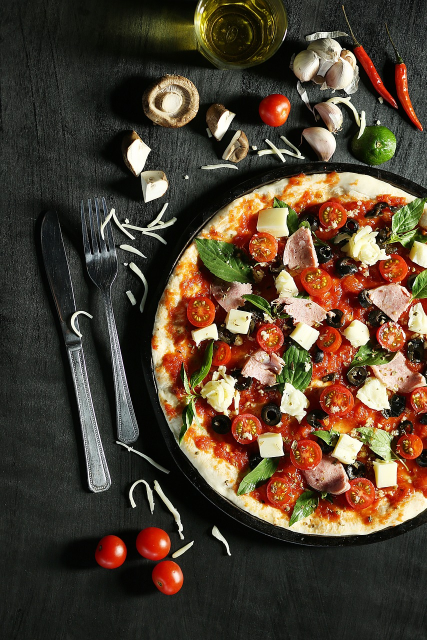
#> input picture image/pizza-2589569_1280.jpg, 853 x 1280 px (shown at 1/2 size); its folder holds 2 pictures in this run
$ python nocrop.py   (older library calls are emulated)
#> lines starting #> are read from the running program, lines starting #| are printed output that depends on the picture
import os
from PIL import Image
from tqdm import tqdm

def convert_images_in_folder(input_folder, output_folder, size):

    # Untuk membaca output folder, dibuat dulu ya folder outputnya masing-masing
    if not os.path.exists(output_folder):
        os.makedirs(output_folder)

    # Untuk membaca file gambar, pastikan file gambar sesuai format yang dimasukkan
    image_files = [filename for filename in os.listdir(input_folder) if filename.endswith(('.png', '.jpg', '.jpeg', '.gif'))]

    # Buat loading bar, biar keren ada animasinya
    progress_bar = tqdm(image_files, desc="Processing Images", unit="image")

    # Loop agar semua gambar dalam folder image agar setiap gambar di dalam folder menjadi gambar yang lebih rapi dan simetris
    for filename in progress_bar:
        input_path = os.path.join(input_folder, filename)
        output_path = os.path.join(output_folder, filename)

        # Panggil fungsi konversi untuk setiap gambar di folder
        convert_to_square(input_path, output_path, size)
#> in convert_to_square, original_image is the input picture: PIL image 853x1280 RGB; mean R, G, B 80.9, 65.6, 49.3
#> in convert_to_square, `new_image = Image.new("RGB", (size, size), "white")`: new_image: PIL image 1125x1125 RGB; every value is 255
#> in convert_to_square, `new_image.paste(original_image.resize((new_width, new_height), Image.A..`:
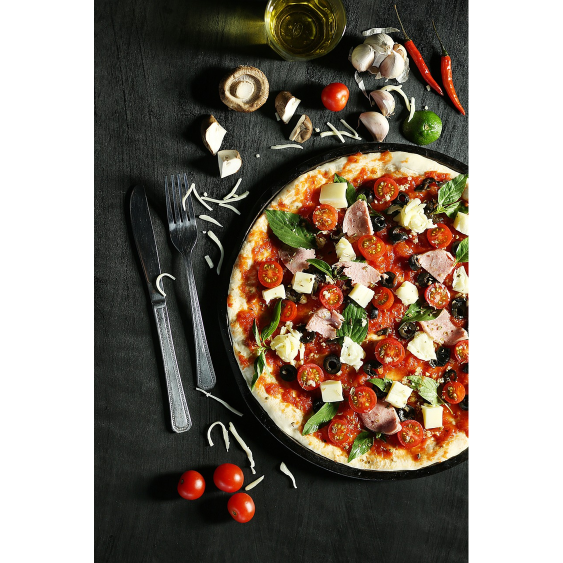
#> new_image: PIL image 1125x1125 RGB (shown at 1/2 size); mean R, G, B 139.1, 128.9, 118.1
#> pass 2 of the loop in convert_images_in_folder, `for filename in progress_bar:`:
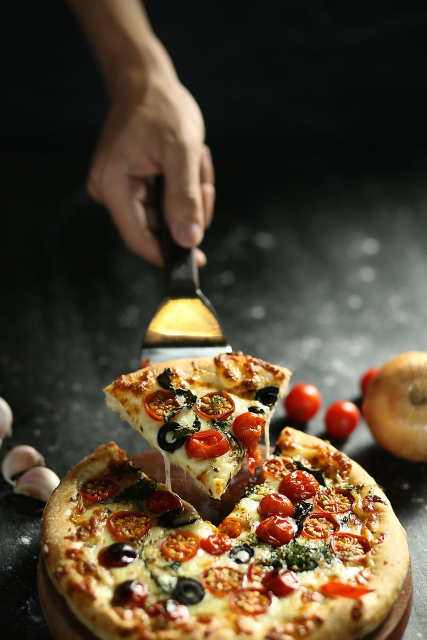
#> input picture image/pizza-2589575_1280.jpg, 853 x 1280 px (shown at 1/2 size)
#> in convert_to_square, original_image is the input picture: PIL image 853x1280 RGB; mean R, G, B 84.5, 69.3, 50.5
#> in convert_to_square (call 2), `new_image.paste(original_image.resize((new_width, new_height), Image.A..`:
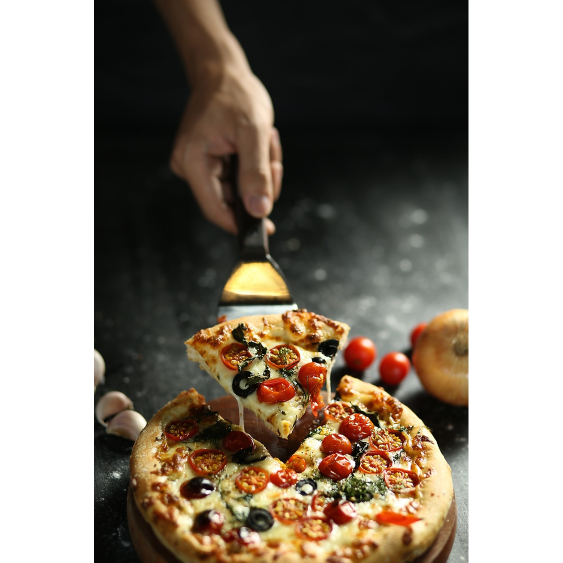
#> new_image: PIL image 1125x1125 RGB (shown at 1/2 size); mean R, G, B 141.5, 131.4, 118.9

    # Pesan ketika crop sudah selesai
    print("Successfully Cropped")

def convert_to_square(image_path, output_path, size):
    # Membuka gambar menggunakan Pillow
    original_image = Image.open(image_path)

    # Mendapatkan rasio aspek asli
    original_aspect_ratio = original_image.width / original_image.height

    # Menentukan dimensi baru sesuai dengan rasio aspek 1:1
    if original_aspect_ratio > 1:
        new_width = size
        new_height = int(size / original_aspect_ratio)
    else:
        new_width = int(size * original_aspect_ratio)
        new_height = size

    # Membuat gambar baru dengan latar belakang putih
    new_image = Image.new("RGB", (size, size), "white")

    # Menghitung posisi untuk menempatkan gambar asli di tengah
    x_offset = (size - new_width) // 2
    y_offset = (size - new_height) // 2

    # Menempatkan gambar asli di tengah dengan ukuran baru
    new_image.paste(original_image.resize((new_width, new_height), Image.ANTIALIAS), (x_offset, y_offset))

    # Menyimpan gambar hasil konversi
    new_image.save(output_path)

if __name__ == "__main__":
    # Masukkan nama folder input yang berisi gambar untuk di crop dan folder output hasilnya seperti dicontoh
    input_folder_path = "image"
    output_folder_path = "output"
    desired_size = 1125

    convert_images_in_folder(input_folder_path, output_folder_path, desired_size)
